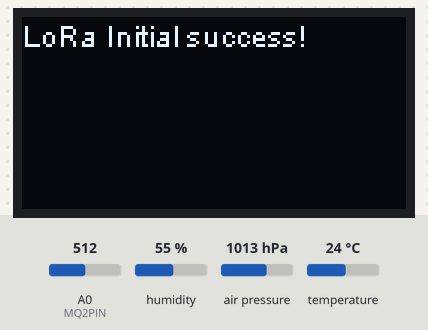
Simulated run of this sketch. Board: ESP8266 (NodeMCU). Shown: 128×64 one-colour display. The inputs (shaded band) are chosen by the test bench; at power-on: humidity 55 %, temperature 24 °C, A0 (MQ2PIN) = 512, air pressure 1013 hPa. WiFi joins after 1.5 s; servers stay silent unless stated; no MQTT or app messages arrive unless stated; what the sketch prints to the serial monitor is not drawn.

Above: at 2.5 s.
2.6 s: humidity set to 22 %
At 16.4 s:
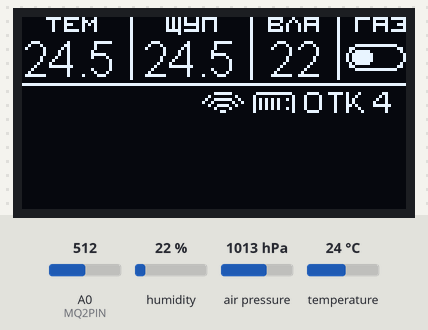
16.6 s: temperature set to 12 °C
At 19.9 s:
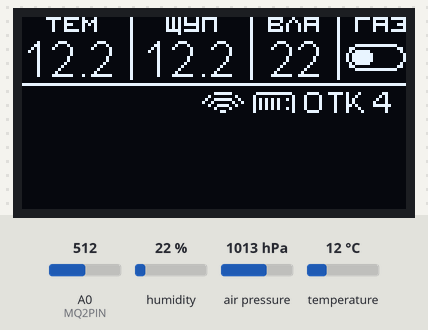
25.1 s: humidity set to 40 %
At 28.5 s:
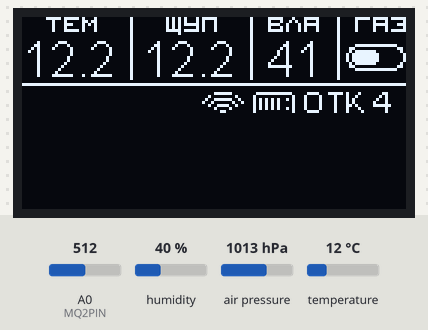
33.1 s: temperature set to 19 °C
At 64.6 s:
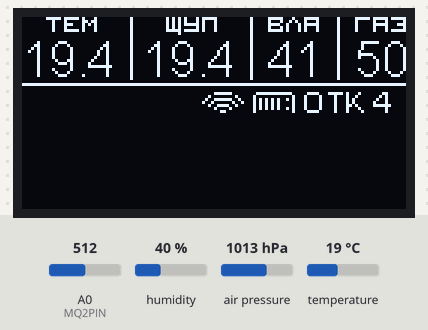
Timing chart, 0 to 65.1 s (numbered marks = the images above; inputs shaded):
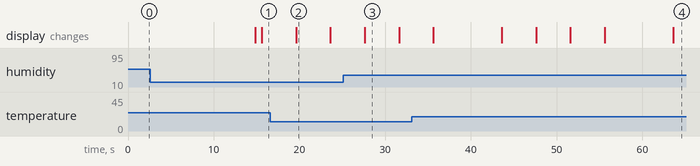

The sketch:

Heltec_oled.ino
```cpp
#include <PubSubClient.h>
#include <ESP8266WiFi.h>
#include <OneWire.h>
#include <DallasTemperature.h>
#include <BME280I2C.h>
#include <Wire.h>
#include <Vector.h>
#include "heltec.h" // alias for #include "SSD1306Wire.h"
#include "images.h"

BME280I2C bme;

#define DHTPIN 12 //D6
#define MQ2PIN A0
#define EXTPIN 0 //D7

/*************************** Calibration and Tweaks************************************/
String  dev_loc = "OTK"; //device location
String  dev_num = "4"; //device number

float t_add = 0; //temperature calibration value as addendum
float t_mult = 1; //temperature calibration value as factor

float et_add = 0; //external temperature calibration value as addendum
float et_mult = 1.019; //external temperature calibration value as factor (1.019 as default)

float h_add = 0; //humidity calibration value as addendum
float h_mult = 1; //humidity calibration value as factor

int heating = 60; //MQ2 heating time (sec)
int refresh = 4000;  //display and sending refresh time
//int sensor_refresh = 3000;  //sensor refresh time

/************************* WiFi Access Point *********************************/

#define wifi_ssid "netis"
#define wifi_password "12341488"

/************************* MQTT Setup *********************************/

#define mqtt_server "192.168.100.2"
#define mqtt_user "bananagas"      // if exist
#define mqtt_password "123456Aa"

String display_loc_num_str = dev_loc + " " + dev_num;
String temperature_topic_str = dev_loc + "/" + dev_num + "/" + "t"; //Topic temperature
String humidity_topic_str = dev_loc + "/" + dev_num + "/" + "h";
String pressure_topic_str = dev_loc + "/" + dev_num + "/" + "p";
String etemperature_topic_str = dev_loc + "/" + dev_num + "/" + "et";
String etcon_topic_str = dev_loc + "/" + dev_num + "/" + "ec";
String gas_topic_str = dev_loc + "/" + dev_num + "/" + "g";
const char *temperature_topic = temperature_topic_str.c_str();
const char *humidity_topic = humidity_topic_str.c_str();
const char *pressure_topic = pressure_topic_str.c_str();
const char *etemperature_topic = etemperature_topic_str.c_str();
const char *etcon_topic = etcon_topic_str.c_str();
const char *gas_topic = gas_topic_str.c_str();
const char *display_loc_num = display_loc_num_str.c_str();

//Definition main vars
float t; //temperature
float h; //humidity
float p; //pressure
float et; //external temperature
float g; // gas
float g_per; //gas in percents
float temp, hum; //sensor reading vars
bool et_on; // external temperature connection cache vars

//Output to display template vars
char buf_temp[4];
char buf_humi[4];
char buf_gas[4];
char buf_etemp[4];
//Output to MQTT  template vars
char buf_mqtt_temp[4];
char buf_mqtt_humi[4];
char buf_mqtt_pres[4];
char buf_mqtt_etemp[4];
char buf_mqtt_gas[4];

//Arrays
std::vector <float> t_arr;
std::vector <int> h_arr;
std::vector <float> p_arr;
std::vector <float> et_arr;
std::vector <int> g_arr;

unsigned long timing; //timer
unsigned long wifi_timing; //timer

WiFiClient espClient;
PubSubClient client(espClient);

// Setup a oneWire instance to communicate with any OneWire devices (not just Maxim/Dallas temperature ICs)
OneWire oneWire(EXTPIN);
// Pass our oneWire reference to Dallas Temperature.
DallasTemperature sensors(&oneWire);

void setup()
{
  Serial.begin(9600);
  Wire.begin();
  bme.begin();
  sensors.begin();
  Heltec.begin(true /*DisplayEnable Enable*/, true /*Serial Enable*/);
  pinMode(EXTPIN, INPUT);
  // setup_wifi();           //Connect to Wifi network at start
  client.setServer(mqtt_server, 1883);
  delay(1000);
}

void loop() {
  Heltec.display->clear();
  if (millis() - timing > (refresh))
  {
    timing = millis();
    client.loop();

    bme.read(p, temp, hum);
    t = (temp * et_mult) + et_add;
    h = (hum * et_mult) + et_add;
    g = analogRead(MQ2PIN);
    sensors.requestTemperatures();
    et = (sensors.getTempCByIndex(0) * et_mult) + et_add;

    Heltec.display->clear();
    Heltec.display->setFont(ArialMT_Plain_10);
    Heltec.display->drawString(93, 22, display_loc_num);
    Heltec.display->setFont(ArialMT_Plain_16);

    //WI-FI
    if (WiFi.status() != WL_CONNECTED)
    {
      //  Serial.println("Trying to connect");
      WiFi.begin(wifi_ssid, wifi_password);
      delay(5000);
    }
    else
    {
      Heltec.display->drawXbm(60, 25, wifi_width, wifi_height, wifi_bits); // Wi-Fi icon
    }

    //MQTT
    if (!client.connected())
    {
      if (WiFi.status() == WL_CONNECTED)
      {
        client.connect(display_loc_num, mqtt_user, mqtt_password);
        delay(5000);
      }
    }
    else
    {
      Heltec.display->drawXbm(77, 25, server_width, server_height, server_bits); //MQTT icon
    }

    // OLED BLOCK

    // header pics
    Heltec.display->drawXbm(8, 0, tem_w, tem_h, tem);
    Heltec.display->drawXbm(48, 0, shup_w, shup_h, shup);
    Heltec.display->drawXbm(82, 0, vla_w, vla_h, vla);
    Heltec.display->drawXbm(111, 0, gaz_w, gaz_h, gaz);

    // splitters
    Heltec.display->drawVerticalLine(36, 0, 21);
    Heltec.display->drawVerticalLine(76, 0, 21);
    Heltec.display->drawVerticalLine(105, 0, 21);
    Heltec.display->drawHorizontalLine(0, 22, 128);

    //DATA BLOCK
    //temperature
    if (isnan(t))
    {
      Heltec.display->drawString(6, 5, "Err");
    }
    else
    {
      dtostrf(t, 4, 1, buf_temp);
      Heltec.display->drawString(0, 5, buf_temp);
      /************************* TEMPERATURE MEDIAN SEND *********************************/
      t_arr.push_back (t);
      if (t_arr.size () >= 5)
      {
        for (int i = 1; i < 5; ++i)
        {
          for (int r = 0; r < 5 - i; r++)
          {
            if (t_arr[r] < t_arr[r + 1])
            {
              float temp = t_arr[r];
              t_arr[r] = t_arr[r + 1];
              t_arr[r + 1] = temp;
            }
          }
        }
        dtostrf(t_arr[2], 0, 1, buf_mqtt_temp);
        client.publish(temperature_topic, String(buf_mqtt_temp).c_str(), true);
        t_arr.clear();   // array content remove
      }
    }

    //external temperature
    if (et < -100 || et > 80)
    {
      Heltec.display->drawXbm(45, 8, dis_w, dis_h, dis);
      if (et_on = true);
      {
        client.publish(etcon_topic, String("offline").c_str(), true);
        et_on = false;
      }
    }
    else
    {
      dtostrf(et, 4, 1, buf_etemp);
      Heltec.display->drawString(40, 5, buf_etemp);
      if (et_on == false);
      {
        client.publish(etcon_topic, String("online").c_str(), true);
        et_on = true;
      }
      /************************* ETEMPERATURE MEDIAN SEND *********************************/
      et_arr.push_back (et);
      if (et_arr.size () >= 5)
      {
        for (int i = 1; i < 5; ++i)
        {
          for (int r = 0; r < 5 - i; r++)
          {
            if (et_arr[r] < et_arr[r + 1])
            {
              float temp = et_arr[r];
              et_arr[r] = et_arr[r + 1];
              et_arr[r + 1] = temp;
            }
          }
        }
        dtostrf(et_arr[2], 0, 1, buf_mqtt_etemp);
        client.publish(etemperature_topic, String(buf_mqtt_etemp).c_str(), true);
        et_arr.clear();
      }
    }

    //humidity
    if (isnan(h))
    {
      Heltec.display->drawString(78, 5, "Err");
    }
    else
    {
      dtostrf(h, 3, 0, buf_humi);
      Heltec.display->drawString(78, 5, buf_humi);
      /************************* HUMIDITY MEDIAN SEND *********************************/
      h_arr.push_back (h);
      if (h_arr.size () >= 5)
      {
        for (int i = 1; i < 5; ++i)
        {
          for (int r = 0; r < 5 - i; r++)
          {
            if (h_arr[r] < h_arr[r + 1])
            {
              float temp = h_arr[r];
              h_arr[r] = h_arr[r + 1];
              h_arr[r + 1] = temp;
            }
          }
        }
        dtostrf(h_arr[2], 0, 0, buf_mqtt_humi);
        client.publish(humidity_topic, String(buf_mqtt_humi).c_str(), true);
        h_arr.clear();
      }
    }

    //gas
    if (millis() < (heating * 1000))
    {
      int progress = (100 * millis()) / (heating * 1000);
      Heltec.display->drawProgressBar(108, 9, 19, 8, progress);
    }
    else
    {
      g_per = (g * 100) / 1023;
      dtostrf(g_per, 3, 0, buf_gas);
      Heltec.display->drawString(107, 5, buf_gas);
      /************************* GAS MEDIAN SEND *********************************/
      g_arr.push_back (g_per);
      if (g_arr.size () >= 5)
      {
        for (int i = 1; i < 5; ++i)
        {
          for (int r = 0; r < 5 - i; r++)
          {
            if (g_arr[r] < g_arr[r + 1])
            {
              float temp = g_arr[r];
              g_arr[r] = g_arr[r + 1];
              g_arr[r + 1] = temp;
            }
          }
        }
        dtostrf(g_arr[2], 0, 0, buf_mqtt_gas);
        client.publish(gas_topic, String(buf_mqtt_gas).c_str(), true);
        g_arr.clear();
      }
    }

    /************************* PRESSURE MEDIAN SEND *********************************/
    p_arr.push_back (p);
    if (p_arr.size () >= 5)
    {
      for (int i = 1; i < 5; ++i)
      {
        for (int r = 0; r < 5 - i; r++)
        {
          if (p_arr[r] < p_arr[r + 1])
          {
            float temp = p_arr[r];
            p_arr[r] = p_arr[r + 1];
            p_arr[r + 1] = temp;
          }
        }
      }
      dtostrf(p_arr[2], 0, 0, buf_mqtt_pres);
      client.publish(pressure_topic, String(buf_mqtt_pres).c_str(), true);
      p_arr.clear();
    }

    //display all above
    Heltec.display->display();

    //SERIAL PRINT BLOCK
    Serial.print(t);
    Serial.print("  ");

    Serial.print(h);
    Serial.print("  ");

    Serial.print(p);
    Serial.print("  ");

    Serial.print(et);
    Serial.print("  ");

    Serial.print(g);
    Serial.print("  ");

    if (WiFi.status() == WL_CONNECTED)
    {
      Serial.print(WiFi.localIP());
    }
    else
    {
      Serial.print("Wi-fi is DOWN!");
    }
    Serial.println("");
  }
}
```

images.h
```cpp
#define dis_w 24
#define dis_h 12

const unsigned char dis[] = {
 0xF8, 0x81, 0x07, 0xCC, 0x81, 0x0D, 0x44, 0xF9, 0x19, 0x44, 0xF9, 0x11,
  0xC7, 0x81, 0xF1, 0xC4, 0x81, 0x11, 0xC4, 0x81, 0x11, 0xC7, 0x81, 0xF1,
  0x44, 0xF9, 0x11, 0x44, 0xF9, 0x19, 0xCC, 0x81, 0x0D, 0xF8, 0x81, 0x07,
	};

#define tem_w 17
#define tem_h 5
const unsigned char tem[] = {
  0xDF, 0x17, 0x01, 0x44, 0xB0, 0x01, 0xC4, 0x51, 0x01, 0x44, 0x10, 0x01,
  0xC4, 0x17, 0x01, };

#define shup_w 17
#define shup_h 6
const unsigned char shup[] = {
  0x55, 0xF4, 0x01, 0x55, 0x14, 0x01, 0xD5, 0x17, 0x01, 0x15, 0x14, 0x01,
  0xDF, 0x17, 0x01, 0x10, 0x00, 0x00, };

#define gaz_w 17
#define gaz_h 5
const unsigned char gaz[] = {
  0xDF, 0xF7, 0x01, 0x41, 0x04, 0x01, 0xC1, 0xC7, 0x01, 0x41, 0x04, 0x01,
  0x41, 0xF4, 0x01, };

#define vla_w 17
#define vla_h 5
const unsigned char vla[] = {
  0x1F, 0xF1, 0x01, 0x91, 0x12, 0x01, 0x4F, 0xF4, 0x01, 0x51, 0x14, 0x01,
  0x5F, 0x14, 0x01, };

#define wifi_width 14
#define wifi_height 7
const unsigned char wifi_bits[] = {
  0xF0, 0x03, 0x04, 0x08, 0xF2, 0x13, 0x09, 0x24, 0xE4, 0x09, 0x10, 0x02,
  0xC0, 0x00, 0xC0, 0x00,};


#define server_width 14
#define server_height 7
const unsigned char server_bits[] = {
  0xFE, 0x1F, 0x01, 0x20, 0x55, 0x29, 0x55, 0x21, 0x55, 0x21, 0x55, 0x29,
  0x01, 0x20, 0xFE, 0x1F, };
```

Measured:
- after the input at 16.6 s, the display: changes after 3.0 s (image 2)
